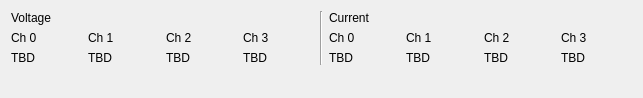
<?xml version="1.0" encoding="UTF-8"?>
<ui version="4.0">
 <class>TNGAI4U4I</class>
 <widget class="QWidget" name="TNGAI4U4I">
  <property name="geometry">
   <rect>
    <x>0</x>
    <y>0</y>
    <width>643</width>
    <height>98</height>
   </rect>
  </property>
  <property name="windowTitle">
   <string>Form</string>
  </property>
  <layout class="QHBoxLayout" name="horizontalLayout_6">
   <item>
    <layout class="QGridLayout" name="gridLayout">
     <item row="1" column="3">
      <widget class="QLabel" name="label_4">
       <property name="text">
        <string>Ch 3</string>
       </property>
      </widget>
     </item>
     <item row="1" column="5">
      <widget class="QLabel" name="label_5">
       <property name="text">
        <string>Ch 0</string>
       </property>
      </widget>
     </item>
     <item row="1" column="6">
      <widget class="QLabel" name="label_6">
       <property name="text">
        <string>Ch 1</string>
       </property>
      </widget>
     </item>
     <item row="1" column="1">
      <widget class="QLabel" name="label_2">
       <property name="text">
        <string>Ch 1</string>
       </property>
      </widget>
     </item>
     <item row="1" column="2">
      <widget class="QLabel" name="label_3">
       <property name="text">
        <string>Ch 2</string>
       </property>
      </widget>
     </item>
     <item row="1" column="0">
      <widget class="QLabel" name="label">
       <property name="text">
        <string>Ch 0</string>
       </property>
      </widget>
     </item>
     <item row="1" column="7">
      <widget class="QLabel" name="label_7">
       <property name="text">
        <string>Ch 2</string>
       </property>
      </widget>
     </item>
     <item row="1" column="8">
      <widget class="QLabel" name="label_8">
       <property name="text">
        <string>Ch 3</string>
       </property>
      </widget>
     </item>
     <item row="3" column="5">
      <spacer name="verticalSpacer">
       <property name="orientation">
        <enum>Qt::Vertical</enum>
       </property>
       <property name="sizeHint" stdset="0">
        <size>
         <width>20</width>
         <height>40</height>
        </size>
       </property>
      </spacer>
     </item>
     <item row="0" column="0" colspan="4">
      <widget class="QLabel" name="label_17">
       <property name="text">
        <string>Voltage</string>
       </property>
      </widget>
     </item>
     <item row="2" column="0">
      <widget class="QLabel" name="label_voltage_ch0">
       <property name="text">
        <string>TBD</string>
       </property>
      </widget>
     </item>
     <item row="2" column="1">
      <widget class="QLabel" name="label_voltage_ch1">
       <property name="text">
        <string>TBD</string>
       </property>
      </widget>
     </item>
     <item row="2" column="2">
      <widget class="QLabel" name="label_voltage_ch2">
       <property name="text">
        <string>TBD</string>
       </property>
      </widget>
     </item>
     <item row="2" column="3">
      <widget class="QLabel" name="label_voltage_ch3">
       <property name="text">
        <string>TBD</string>
       </property>
      </widget>
     </item>
     <item row="2" column="5">
      <widget class="QLabel" name="label_current_ch0">
       <property name="text">
        <string>TBD</string>
       </property>
      </widget>
     </item>
     <item row="2" column="6">
      <widget class="QLabel" name="label_current_ch1">
       <property name="text">
        <string>TBD</string>
       </property>
      </widget>
     </item>
     <item row="2" column="7">
      <widget class="QLabel" name="label_current_ch2">
       <property name="text">
        <string>TBD</string>
       </property>
      </widget>
     </item>
     <item row="2" column="8">
      <widget class="QLabel" name="label_current_ch3">
       <property name="text">
        <string>TBD</string>
       </property>
      </widget>
     </item>
     <item row="0" column="5" colspan="4">
      <widget class="QLabel" name="label_18">
       <property name="text">
        <string>Current</string>
       </property>
      </widget>
     </item>
     <item row="0" column="4" rowspan="3">
      <widget class="Line" name="line">
       <property name="orientation">
        <enum>Qt::Vertical</enum>
       </property>
      </widget>
     </item>
    </layout>
   </item>
  </layout>
 </widget>
 <resources/>
 <connections/>
</ui>
